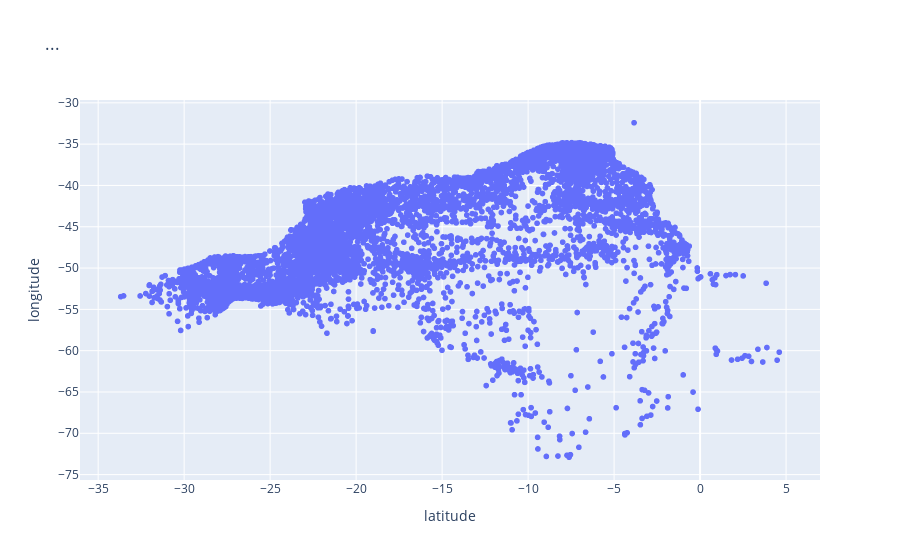

The code cell stored with this chart in its notebook:
### Code cell
fig = px.scatter(db_nova, x="latitude", y="longitude", title="...")
fig.show()

### Figure 1 — Plotly figure (JSON) as saved in the notebook; plotly's stock layout.template omitted (floating-point values rounded to 4 significant figures; data arrays with more than 128 entries replaced by an {"elided": "..."} marker saying what was removed)
{"data": [{"hovertemplate": "latitude=%{x}<br>longitude=%{y}<extra></extra>", "legendgroup": "", "marker": {"color": "#636efa", "symbol": "circle"}, "mode": "markers", "name": "", "showlegend": false, "type": "scattergl", "x": {"elided": "5570 float values"}, "xaxis": "x", "y": {"elided": "5570 float values"}, "yaxis": "y"}], "layout": {"legend": {"tracegroupgap": 0}, "title": {"text": "..."}, "xaxis": {"anchor": "y", "domain": [0, 1], "title": {"text": "latitude"}}, "yaxis": {"anchor": "x", "domain": [0, 1], "title": {"text": "longitude"}}}}
